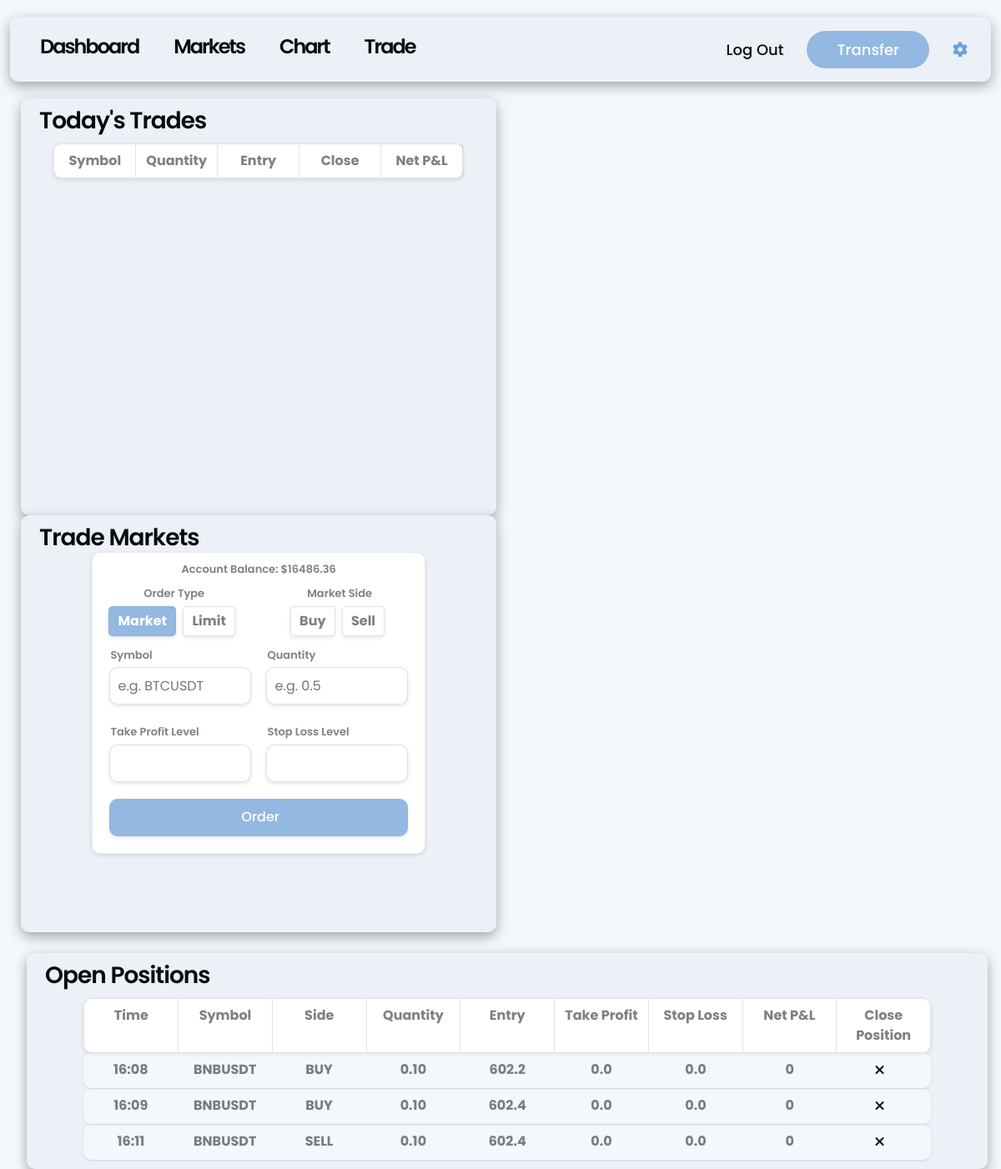
The app's page /trade/ (signed in) with its own data.
### dashboard/models.py (models this page shows, shortened)
class UserProfile(models.Model):
    user = models.OneToOneField(User, on_delete=models.CASCADE, related_name='profile')
    account_balance = models.DecimalField(max_digits=10, decimal_places=2, null=False, default=0)
    deposit_amount_multiplier = models.IntegerField(default=1, null=False, blank=False)

### trade/models.py (models this page shows)
class OpenTrade(models.Model):
    user = models.ForeignKey(User, on_delete=models.CASCADE, related_name='trades')
    time = models.TimeField(auto_now_add=True)
    order_id = models.IntegerField(null=False, blank=False)
    client_order_id = models.CharField(max_length=100, null=False, blank=False)
    symbol = models.CharField(max_length=20, null=False, blank=False)
    order_type = models.CharField(max_length=10, null=False, blank=False)
    side = models.CharField(max_length=8, null=False, blank=False)
    quantity = models.DecimalField(max_digits=20, decimal_places=2, null=False, blank=False)
    cumulative_quote_qty = models.DecimalField(max_digits=20, decimal_places=8, null=False, blank=False)
    entry = models.DecimalField(max_digits=20, decimal_places=8, null=True, blank=True)
    take_profit = models.DecimalField(max_digits=20, decimal_places=4, null=True, blank=True)
    stop_loss = models.DecimalField(max_digits=20, decimal_places=4, null=True, blank=True)

### trade/views.py (the view, shortened to what this page needs)
# urls.py: path('trade/', include('trade.urls')),
@login_required
def trade(request):
    user = request.user
    user_profile = UserProfile.objects.get(user=user)
    todays_trades = TradeHistory.objects.filter(user=user, date=datetime.datetime.now().date())
    error_message = ''
    open_trades = []
    trade_historys = []
    for trade in OpenTrade.objects.filter(user=user):
        order = {
            'id': str(trade.order_id),
            'time': str(trade.time.strftime('%H:%M')),
            'symbol': str(trade.symbol),
            'side': str(trade.side),
            'quantity': str(trade.quantity),
            'entry': float(trade.entry),
            'take_profit': float(trade.take_profit),
            'stop_loss': float(trade.stop_loss)
        }
        open_trades.append(order)
    for trade in todays_trades:
        if len(trade_historys) < 9:
            trade_historys.insert(0, trade)
        else:
            trade_historys.pop()
            trade_historys.insert(0, trade)
    context = {
        'open_trades': open_trades,
        'trade_historys': trade_historys,
        'account_balance': user_profile.account_balance,
        'error_message': error_message
    }
    return render(request, 'trade/trade.html', context)

### trade/templates/trade/trade.html (shortened to what this page needs)
{% extends 'base.html' %}
{% load static %}
{% block extra_css %}
    <link rel="stylesheet" type="text/css" href="{% static 'trade/css/trade.css' %}">
{% endblock %}
{% block content %}
    <div class="row">
        <div class="col-md-6 trade-sections box-shadow right">
            <h2 class="titles">Today's Trades</h2>
            <div class="table">
                <div>
                    <div class="head-row">
                        <span class="table-cell t-head">Symbol</span>
                        <span class="table-cell t-head">Quantity</span>
                        <span class="table-cell t-head">Entry</span>
                        <span class="table-cell t-head">Close</span>
                        <span class="table-cell t-head">Net P&L</span>
                    </div>
                </div>
            </div>
        </div>
        <div class="col-md-6 trade-sections box-shadow left">
            <h2 class="titles">Trade Markets</h2>
            <form action="{% url 'trade' %}" method="post" id="trade-form">
                <div class="form-section">
                    <p class="account-balance" id="account-balance" data="{{ account_balance }}">Account Balance: ${{ account_balance }}</p>
                    <div class="order-type">
                        <p class="withdrawal-label order-type-text">Order Type</p>
                        <label class="radio-label" for="market">Market</label>
                        <label class="radio-label" for="limit">Limit</label>
                    </div>
                    <div class="order-type">
                        <p class="withdrawal-label order-type-text">Market Side</p>
                        <label class="radio-label" for="buy">Buy</label>
                        <label class="radio-label" for="sell">Sell</label>
                    </div>
                    <div class="input-group">
                        <div class="input-wrapper">
                            <label for="symbol" class="withdrawal-label">Symbol</label>
                            <input type="text" class="withdraw-input" id="symbol" name="symbol" placeholder="e.g. BTCUSDT" autocomplete="off">
                        </div>
                        <div class="input-wrapper">
                            <label for="quantity" class="withdrawal-label first">Quantity</label>
                            <input type="number" class="withdraw-input amount" id="quantity" name="quantity" min="0" max="0" step="0.01" placeholder="e.g. 0.5" required>
                        </div>
                    </div>
                    <div class="input-group">
                        <div class="input-wrapper">
                          <label for="take-profit" class="withdrawal-label">Take Profit Level</label>
                          <input type="number" class="withdraw-input" name="take-profit" min="0" max="1000000">
                        </div>
                        <div class="input-wrapper">
                          <label for="stop-loss" class="withdrawal-label">Stop Loss Level</label>
                          <input type="number" class="withdraw-input" name="stop-loss" min="0" max="1000000">
                        </div>
                      </div>
                    <input type="submit" class="withdraw-button withdraw-input" value="Order">
                </div>
            </form>
        </div>
    </div>
    <div class="row">
        <div class="col-md-12 active-trades box-shadow">
            <h2 class="titles">Open Positions</h2>
            <div class="table" id="open-trades" data="{{ open_trades }}">
                <div>
                    <div class="head-row">
                        <span class="table-cell t-head">Time</span>
                        <span class="table-cell t-head">Symbol</span>
                        <span class="table-cell t-head">Side</span>
                        <span class="table-cell t-head">Quantity</span>
                        <span class="table-cell t-head">Entry</span>
                        <span class="table-cell t-head">Take Profit</span>
                        <span class="table-cell t-head">Stop Loss</span>
                        <span class="table-cell t-head">Net P&L</span>
                        <span class="table-cell t-head last">Close Position</span>
                    </div>
                </div>
                <div>
                    {% for trade in open_trades %}
                        <div class="body-row">
                            <span class="table-cell">{{ trade.time }}</span>
                            <span class="table-cell">{{ trade.symbol }}</span>
                            <span class="table-cell">{{ trade.side }}</span>
                            <span class="table-cell">{{ trade.quantity }}</span>
                            <span class="table-cell">{{ trade.entry }}</span>
                            <span class="table-cell">{{ trade.take_profit }}</span>
                            <span class="table-cell">{{ trade.stop_loss }}</span>
                            <span class="table-cell" id="{{ trade.id }}">0</span>
                            <span class="table-cell">
                                <form action="{% url 'close_position' %}" method="post">
                                    <button type="submit" class="cancel"><i class="fas fa-xmark"></i></button>
                                </form>
                            </span>
                        </div>
                        <hr class="line-div">
                    {% endfor %}
                </div>
            </div>
        </div>
    </div>
{% endblock %}

### templates/base.html (shortened to what this page needs)
{% load static %}
<!doctype html>
<html lang="en">
<head>
    {% block corecss %}
        <link href="https://cdn.jsdelivr.net/npm/bootstrap@5.0.2/dist/css/bootstrap.min.css" rel="stylesheet">
        <link rel="stylesheet" type="text/css" href="{% static 'css/base.css' %}">
    {% endblock %}
    {% block extra_css %}
    {% endblock %}
    {% block corejs %}
        <link rel="stylesheet" href="https://cdnjs.cloudflare.com/ajax/libs/font-awesome/6.5.1/css/all.min.css" />
    {% endblock %}
</head>
<body>
    <div class="container-fluid">
        <div class="row">
            <div class="d-none d-lg-block">
                {% include 'includes/main-nav.html' %}
            </div>
        </div>
        <div class="row">
            {% block content %}
            {% endblock %}
        </div>
    </div>
</body>
</html>

### templates/includes/main-nav.html
<nav class="nav-menu box-shadow">
    <div class="col-md-6">
        <ul class="my-nav">
            <li class="list-item"><a href="{% url 'dashboard' %}" class="nav-link dashboard ">Dashboard</a></li>
            <li class="list-item"><a href="{% url 'markets' %}" class="nav-link">Markets</a></li>
            <li class="list-item"><a href="{% url 'chart' %}" class="nav-link">Chart</a></li>
            <li class="list-item"><a href="{% url 'trade' %}" class="nav-link">Trade</a></li>
        </ul>
    </div>
    <div class="col-md-6">
        <a  href="{% url 'settings' %}" class="btn btn-light nav-button settings"><i class="fas fa-gear"></i></button>
        <a  href="{% url 'deposit' %}" class="btn btn-light nav-button transfer">Transfer</a>
        <a  href="{% url 'account_logout' %}" class="btn btn-light nav-button log-out">Log Out</a>
    </div>
</nav>

### static/css/base.css (style rules this page uses)
body { font-family: "Poppins", sans-serif; font-weight: 700; background-color: #F5F8FB; color: #080B0E; }
.box-shadow { box-shadow: rgba(0, 0, 0, 0.35) 0px 5px 15px; }
.nav-menu { display: flex; justify-content: space-between; align-items: center; background-color: #ecf1f7; width: 98vw; margin: 20px auto; border-radius: 10px; }
.my-nav { display: flex; list-style: none; padding: 0; }
.list-item { margin: 10px 10px 0 0; padding: 0; font-size: 36px; }
.nav-link { color: #080B0E; font-weight: 600; letter-spacing: -2px; }
.nav-link.dashboard { margin-left: 20px; }
.nav-button { padding: 0.5em 2em; float: right; font-weight: 500; margin-right: 10px; font-size: 18px; color: #080B0E; border-radius: 30px; }
.log-out { background-color: transparent; border: none; padding: 0.5em 1em; }
.transfer { background-color: #93B8E1; border: none; color: #ffffff; }
.settings { padding: 0.5em 1em; border: none; border-radius: 90px; background-color: transparent; color: #69A2E0; }
@media screen and (min-width: 992px) and (max-width: 1200px) { .list-item { font-size: 24px; } }

### trade/static/trade/css/trade.css (style rules this page uses)
.trade-sections { width: 48.5%; height: 500px; margin: auto; margin-left: 25px; background-color: #ecf1f7; border-radius: 10px; }
.active-trades { width: 98%; min-height: 230px; height: fit-content; margin: 25px 0 0 32px; background-color: #ecf1f7; border-radius: 10px; }
.titles { font-size: 28px; font-weight: 600; letter-spacing: -1px; margin: 10px 0 0 10px; }
#trade-form { max-width: 400px; margin: auto; }
.form-section { border: 1px solid rgba(128, 128, 128, 0.158); border-radius: 10px; background-color: #ffffff; box-shadow: 0px 2px 5px 0px rgba(0, 0, 0, 0.1); }
.withdraw-input { width: 90%; margin: 0 0 20px 5%; border: 1px solid rgba(128, 128, 128, 0.233); border-radius: 10px; height: 45px; box-shadow: 0px 2px 5px 0px rgba(0, 0, 0, 0.1); padding-left: 10px; }
.withdrawal-label { font-size: 13px; font-weight: 600; margin: 0 0 5px 6%; color: #080b0e85; }
.withdraw-input.withdraw-button { background-color: #93b8e1; color: #ffffff; font-weight: 500; border: none; padding: none; }
.order-type { width: 49%; display: inline-block; margin: 0 0 10px 0; text-align: center; }
.order-type-text { margin: 10px auto 5px; text-align: center; }
.radio-label { display: inline-block; border: 1px solid rgba(128, 128, 128, 0.233); border-radius: 5px; background-color: #ffffff; color: #080b0e85; box-shadow: 0px 2px 5px 0px rgba(0, 0, 0, 0.1); padding: 5px 10px; margin-right: 5px; cursor: pointer; }
input[type="radio"]:checked + .radio-label { background-color: #93b8e1; color: #fff; }
.input-group { width: 95%; margin: auto; }
.input-wrapper { width: 50%; }
.account-balance { text-align: center; margin: 10px 0 0 0; font-size: 13px; font-weight: 600; color: #080b0e85; }
.table { display: flex; flex-direction: column; width: 90%; margin: 10px auto; }
.head-row, .body-row { display: flex; width: 100%; }
.head-row { background-color: #ffffff; border: 1px solid rgba(128, 128, 128, 0.233); border-radius: 10px; box-shadow: 0px 2px 5px 0px rgba(0, 0, 0, 0.1); color: #080b0e85; }
.body-row { background-color: #ffffff6b; border-radius: 10px; box-shadow: 0px 1px 3px 0px rgba(0, 0, 0, 0.1); color: #080b0e85; }
.table-cell { flex: 1; text-align: center; }
.t-head { border-right: 1px solid rgba(128, 128, 128, 0.233); }
.t-head.last { border-right: none; }
.line-div { margin: 0 auto; background-color: rgba(128, 128, 128, 0.233); box-shadow: 0px 2px 5px 0px rgba(0, 0, 0, 0.1); }
.cancel { margin-right: 10px; color: #080b0e; border: none; background-color: transparent; }

### records on screen
UserProfile: account_balance "16486.36"
OpenTrade: symbol "BNBUSDT", side "BUY"
OpenTrade: symbol "BNBUSDT", side "BUY"
OpenTrade: symbol "BNBUSDT", side "SELL"

### other values on screen
{{ trade.time }} "16:08" "16:09" "16:11"
{{ trade.quantity }} "0.10" "0.10" "0.10"
{{ trade.entry }} "602.2" "602.4" "602.4"
{{ trade.take_profit }} "0.0" "0.0" "0.0"
{{ trade.stop_loss }} "0.0" "0.0" "0.0"
